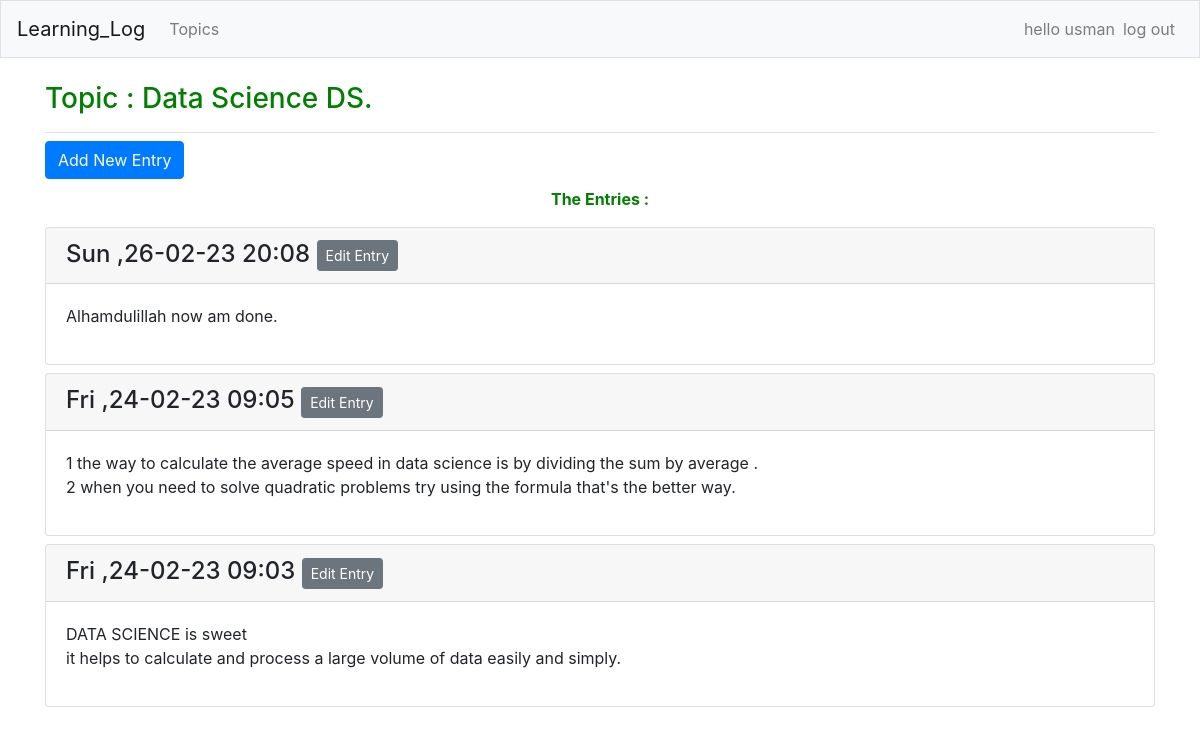
The page /topics/1/ (signed in) on the database its author committed.
### learning_logs/models.py (models this page shows, shortened)
class Topic(models.Model) :
    public = 'public'
    private= 'private'
    options = [
        (public,'public'),
        (private,'private'),
    ]
    choice = models.CharField(max_length=8,choices=options,default=public)
    text = models.CharField(max_length=25)
    date_added = models.DateTimeField(auto_now_add = True)
    owner =models.ForeignKey(User,on_delete=models.CASCADE)
    def __str__(self) :
        return self.text

class Entry(models.Model):
    topic=models.ForeignKey(Topic,on_delete=models.CASCADE)
    text = models.TextField()
    date_added = models.DateTimeField(auto_now_add = True)
    class Meta :
        verbose_name_plural = 'entries'

### learning_logs/views.py (the view)
# urls.py: path("topics/<int:topic_id>/",views.topic,name="topic"),
@login_required
def topic(request ,topic_id ) :
    topic = get_object_or_404(Topic,id=topic_id)
    entries=topic.entry_set.order_by("-date_added")
    context ={"topic":topic ,"entries":entries}
    return render(request , "learning_logs/topic.html" , context)

### learning_logs/templates/learning_logs/topic.html
{% extends 'learning_logs/base.html' %}
{% load bootstrap4 %}
{% block page_header%}
    <h3 style="color:green">  Topic : {{ topic}}</h3>
{% endblock page_header%}
{% block content %}
    <a class="btn btn-md btn-primary mb-2"href="{%url 'learning_logs:new_entry' topic.id %}" role="button">Add New Entry</a>
    <p align="center" style="color:green"><b>The Entries :</b></p>
    {% for entry in entries %}
    <div class="card mb-2">
      <h4 class="card-header">
        {{entry.date_added | date:"D ,d-m-y H:i"}}
        <small>
          <a  class="btn btn-sm btn-secondary" href="{% url 'learning_logs:edit_entry' entry.id %}" role="button">Edit Entry</a>
        </small>
      </h4>
      <div class="card-body">
        {{ entry.text|linebreaks}}
      </div>
    </div>
    {% empty %}
    <div class="jumbotron"> <h3 align="center" style="color:green">No Entry Available </h3></div>
    {% endfor %}
{% endblock content%}

### learning_logs/templates/learning_logs/base.html (shortened to what this page needs)
{% load bootstrap4 %}
<!doctype html>
<html lang = "en">
<head>
    {% bootstrap_css %}
</head>
<body>
    <nav class="navbar navbar-expand-md navbar-light bg-light mb-4 border sticky-top">
      <a class="navbar-brand" href={% url "learning_logs:index"%}>Learning_Log</a>
        <div class="collapse navbar-collapse" id ="navbarCollapse">
          <ul class="navbar-nav mr-auto">
            <li class="nav-item">
              <a class="nav-link" href={% url "learning_logs:topics"%}> Topics </a>
            </li>
          </ul>
          <ul class="navbar-nav ml-auto">
            {% if user.is_authenticated %}
            <li class="nav-item">
             <span class="navbar-text">hello {{user.username}}</span>
            </li>
            <li class="nav-item">
              <a class="nav-link" href="{%url 'users:logout'%}">log out</a>
            </li>
            {% endif%}
          </ul>
        </div>
    </nav>
    <main role="main" class="container">
      <div class="pb-2 mb-2 border-bottom ">
      {% block page_header %}{% endblock page_header %}
      </div>
      <div>
        {% block content%}{% endblock content%}
      </div>
    </main>
</body>
</html>

### rows shown on the page
Topic: text "Data Science DS."
Entry: date_added "Sun ,26-02-23 20:08", text "Alhamdulillah now am done."
Entry: date_added "Fri ,24-02-23 09:05", text "1 the way to calculate the average speed in data science is by dividing the sum by average . 2 when you need to solve quadratic problems try using the formula that's the better way."
Entry: date_added "Fri ,24-02-23 09:03", text "DATA SCIENCE is sweet it helps to calculate and process a large volume of data easily and simply."

### other values the page prints
{{ user.username }} "usman"
